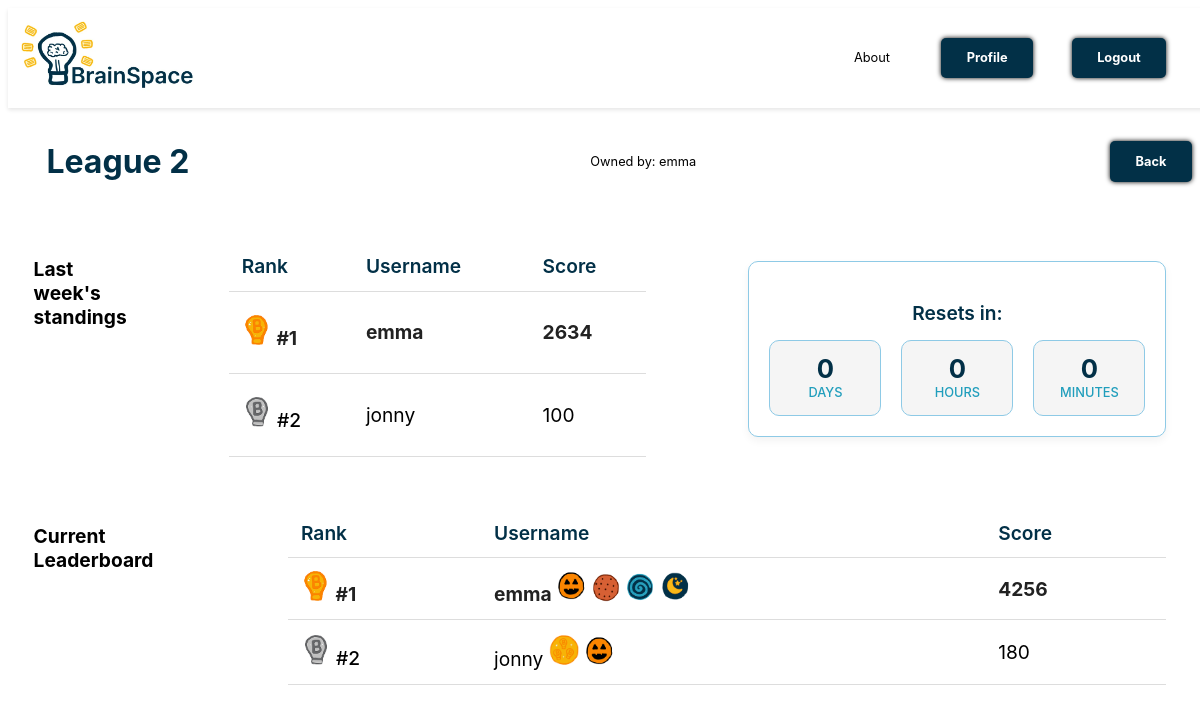
/league/3/ (signed in), run on an earlier commit of the app's database.
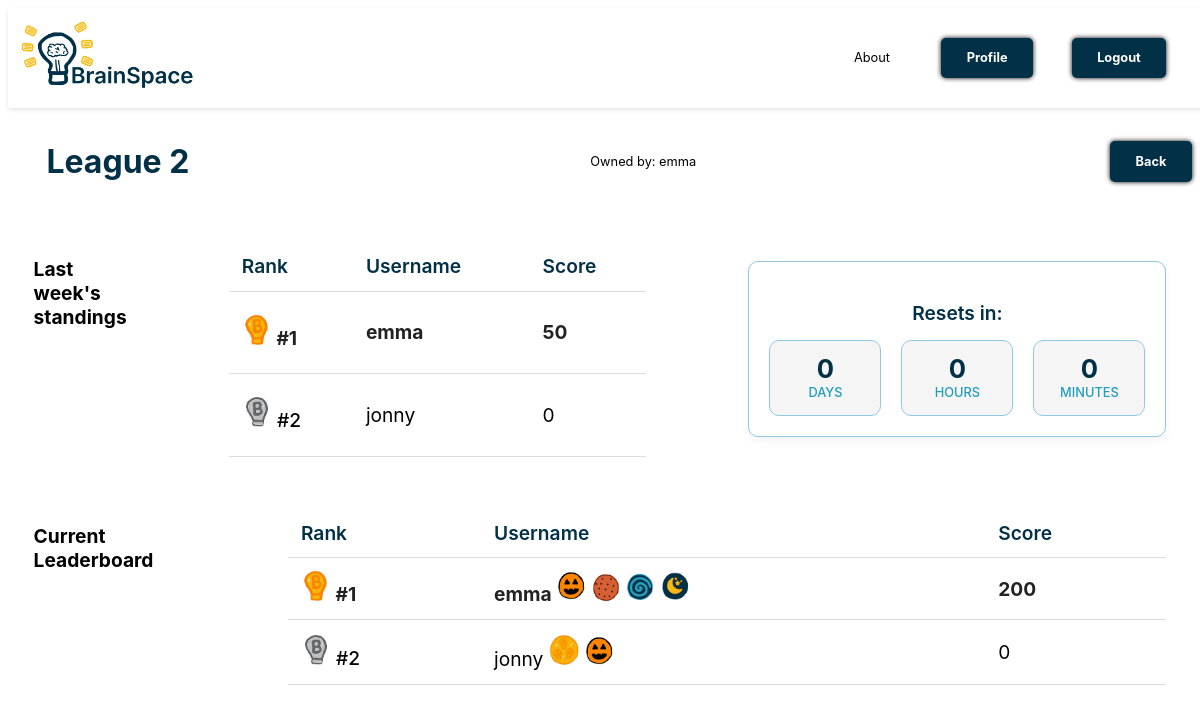
And on a later commit of the database.
### cards/models.py (models this page shows, shortened)
class LeagueUser(models.Model):
    league = models.ForeignKey(League, on_delete=models.CASCADE, related_name='league_users')
    user = models.ForeignKey(Profile, on_delete=models.CASCADE, related_name='league_users')
    score = models.IntegerField(default=0)

class Profile(models.Model):
    user = models.OneToOneField(User, on_delete=models.CASCADE, related_name='profile')
    points = models.IntegerField(default=0)
    brainbucks = models.IntegerField(default=0)
    friends = models.ManyToManyField('self', through='Friendship', symmetrical=False, related_name='friend_list')
    is_verified = models.BooleanField(default=False)
    verification_token = models.CharField(max_length=255, blank=True, null=True)

### cards/views.py (the view)
    def wrapper(request, *args, **kwargs):
        if not request.user.profile.is_verified:
            return redirect('verify_email_prompt')
        return view_func(request, *args, **kwargs)

### cards/views.py (called while the page is built)
def email_verified_required(view_func):
    def wrapper(request, *args, **kwargs):
        if not request.user.profile.is_verified:
            return redirect('verify_email_prompt')
        return view_func(request, *args, **kwargs)
    return wrapper

@login_required
@email_verified_required
def league(request, league_id):
    league = get_object_or_404(League, id=league_id)
    reset_time = max(league.last_rewarded + timedelta(weeks=1) - now(), timedelta(0))
    days = reset_time.days
    hours, remainder = divmod(reset_time.seconds, 3600)
    minutes, _ = divmod(remainder, 60)
    previous_top_users = json.loads(league.previous_top_users) if league.previous_top_users else []
    return render(request, 'cards/league.html', {
        'league': league,
        'days': days,
        'hours': hours,
        'minutes': minutes,
        'previous_top_users': previous_top_users,
    })

### cards/templates/cards/league.html (shortened to what this page needs)
{% extends 'cards/header.html' %}
{% block content %}
{% load static %}
<div class="flashcard-nav-header">
    <h1 class="league-title">{{ league.name }}</h1>
    <p class="league-owner">Owned by: {{ league.owner.user.username }}</p>
    <a href="{% url 'profile' %}" class="loginbtn">Back</a>
</div>
<div class="dashboard">
    {% if previous_top_users %}
    <h2>Last week's standings</h2>
    <table class="league-table">
        <thead>
            <tr>
                <th>Rank</th>
                <th>Username</th>
                <th>Score</th>
            </tr>
        </thead>
        <tbody>
            {% for user in previous_top_users %}
            <tr>
                <td>{% if forloop.counter == 1 %}
                    <img src="{% static 'images/gold.png' %}" alt="Gold" width="30">
                    {% elif forloop.counter == 2 %}
                    <img src="{% static 'images/silver.png' %}" alt="Silver" width="30">
                    {% elif forloop.counter == 3 %}
                    <img src="{% static 'images/bronze.png' %}" alt="Bronze" width="30">
                    {% endif %} #{{ forloop.counter }}
                </td>
                <td>{{ user.username }}</td>
                <td>{{ user.score }}</td>
            </tr>
            {% endfor %}
        </tbody>
    </table>
    {% endif %}
    <div class="countdown-box">
        <h3>Resets in:</h3>
        <div class="countdown-timer">
            <div class="countdown-item">
                <span class="countdown-value">{{ days }}</span>
                <span class="countdown-label">Days</span>
            </div>
            <div class="countdown-item">
                <span class="countdown-value">{{ hours }}</span>
                <span class="countdown-label">Hours</span>
            </div>
            <div class="countdown-item">
                <span class="countdown-value">{{ minutes }}</span>
                <span class="countdown-label">Minutes</span>
            </div>
        </div>
    </div>
</div>
<div class="dashboard">
    <h2>Current Leaderboard</h2>
    <table class="league-table">
        <thead>
            <tr>
                <th>Rank</th>
                <th>Username</th>
                <th>Score</th>
            </tr>
        </thead>
        <tbody>
            {% for member in league.league_users.all|dictsortreversed:"score" %}
            <tr>
                <td>{% if forloop.counter == 1 %}
                    <img src="{% static 'images/gold.png' %}" alt="Gold" width="30">
                    {% elif forloop.counter == 2 %}
                    <img src="{% static 'images/silver.png' %}" alt="Silver" width="30">
                    {% elif forloop.counter == 3 %}
                    <img src="{% static 'images/bronze.png' %}" alt="Bronze" width="30">
                    {% endif %} #{{ forloop.counter }}
                </td>
                <td>{{ member.user.user.username }}
                    {% for badge in member.user.user_badges.all %}
                        {% if badge.displayed %}
                            <img src="{% static badge.badge.image %}" alt="{{ badge.badge.name }}" width="30">
                        {% endif %}
                    {% endfor %}
                </td>
                <td>{{ member.score }}</td>
            </tr>
            {% empty %}
            <tr>
                <td colspan="3">No members yet.</td>
            </tr>
            {% endfor %}
        </tbody>
    </table>
</div>
{% endblock %}

What changed in the data, as far as the page shows it:
changed LeagueUser "emma": score "4256" → "200"
changed LeagueUser "jonny": score "180" → "0"
Also different on the page:
{{ user.score }}: "2634" → "50"
{{ user.score }}: "100" → "0"
